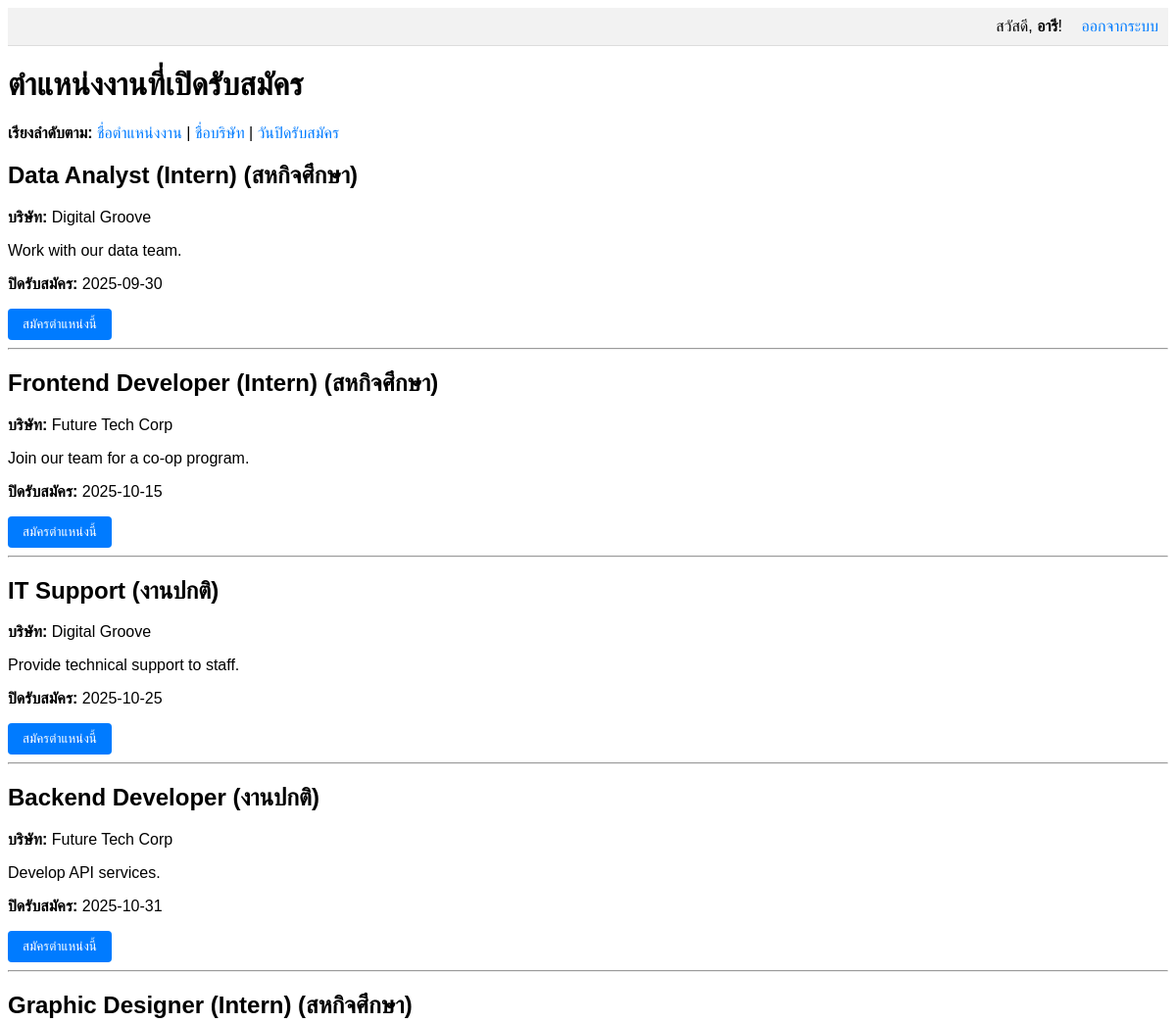
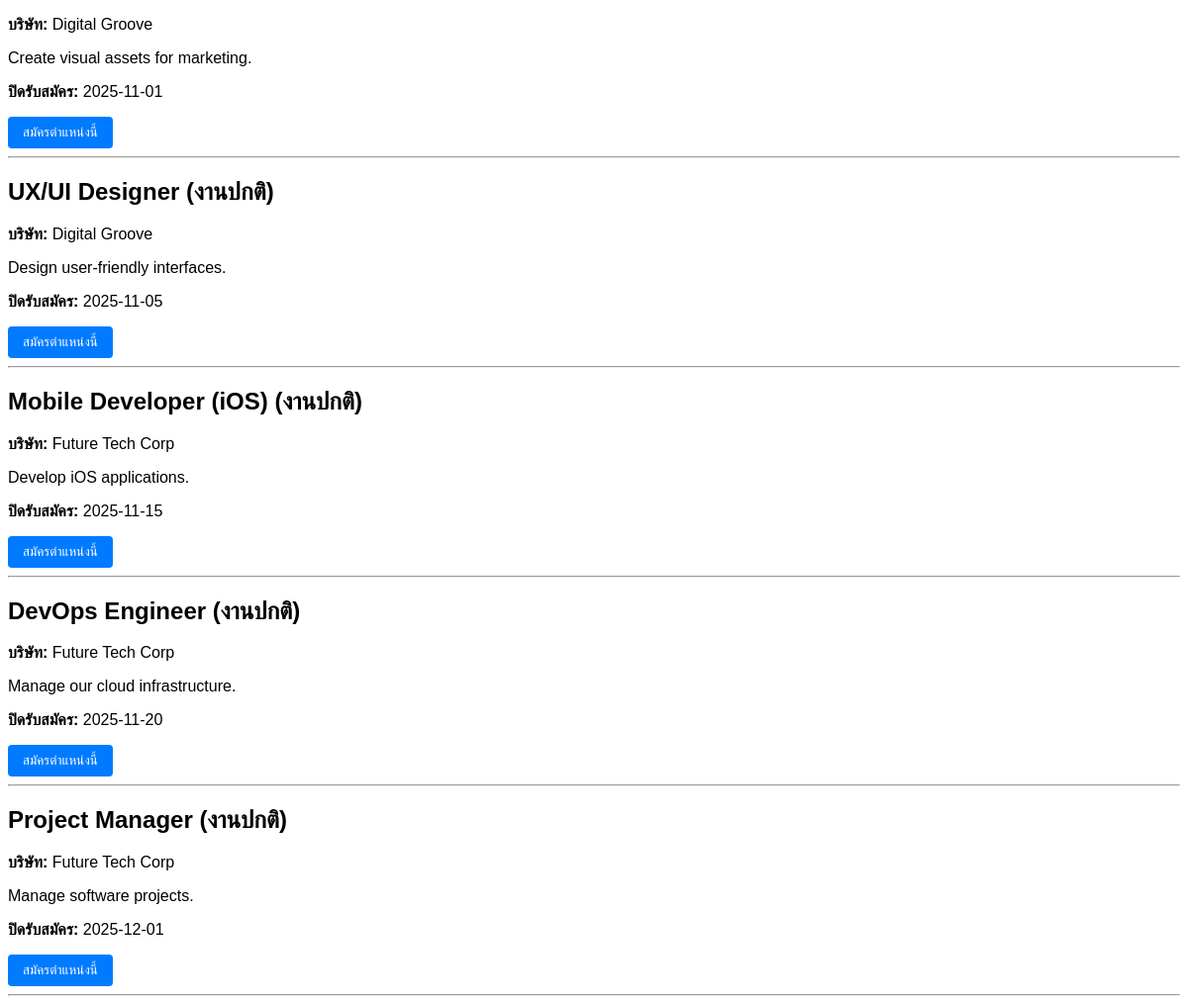
/index.php (signed in), run on the app's committed database (2 pictures, top to bottom).
### tables this page shows
CREATE TABLE `jobs` (
  `job_id` int(8) UNSIGNED ZEROFILL NOT NULL,
  `title` varchar(255) NOT NULL,
  `description` text,
  `company_id` int(8) UNSIGNED ZEROFILL NOT NULL,
  `deadline` date NOT NULL,
  `status` enum('เปิด','ปิด') NOT NULL DEFAULT 'เปิด',
  `type` enum('งานปกติ','สหกิจศึกษา') NOT NULL
);

CREATE TABLE `companies` (
  `company_id` int(8) UNSIGNED ZEROFILL NOT NULL,
  `name` varchar(255) NOT NULL,
  `email` varchar(100) NOT NULL,
  `location` varchar(255) DEFAULT NULL
);

### controllers/JobController.php (called while the page is built, shortened)
<?php
require_once 'models/Job.php';
class JobController {
    public function listJobs() {
        $database = new Database();
        $db = $database->getConnection();
        $job = new Job($db);
        $job->updateExpiredJobsStatus();
        $sortBy = isset($_GET['sort']) ? $_GET['sort'] : 'deadline';
        $stmt = $job->getOpenJobs($sortBy);
        require_once 'views/jobs_list.php';
    }
}
?>

### models/Job.php (called while the page is built, shortened)
<?php
class Job {
    private $conn;
    private $table_name = "jobs";
    public function __construct($db) {
        $this->conn = $db;
    }
    public function getOpenJobs($sortBy = 'deadline', $sortOrder = 'ASC') {
        $allowedSortBy = ['title', 'company_name', 'deadline'];
        $query = "SELECT j.job_id, j.title, j.description, j.deadline, j.type, c.name as company_name
                FROM " . $this->table_name . " j
                LEFT JOIN companies c ON j.company_id = c.company_id
                WHERE j.status = 'เปิด' AND j.deadline >= CURDATE()
                ORDER BY " . $sortBy . " " . $sortOrder;
        $stmt = $this->conn->prepare($query);
        $stmt->execute();
        return $stmt;
    }
}
?>

### views/jobs_list.php (the view, shortened to what this page needs)
<!DOCTYPE html>
<html>
<head>
</head>
<body>
    <div class="user-nav">
        <?php if (isset($_SESSION['candidate_id'])) : ?>
            <span>สวัสดี, <strong><?php echo htmlspecialchars($_SESSION['first_name']); ?></strong>!</span>
            <a href="index.php?action=logout" style="margin-left: 15px;">ออกจากระบบ</a>
        <?php else : ?>
            <a href="index.php?action=login">เข้าสู่ระบบ</a>
        <?php endif; ?>
    </div>
    <h1>ตำแหน่งงานที่เปิดรับสมัคร</h1>
    <div style="margin-bottom: 20px;">
        <strong>เรียงลำดับตาม:</strong>
        <a href="index.php?sort=title">ชื่อตำแหน่งงาน</a> |
        <a href="index.php?sort=company_name">ชื่อบริษัท</a> |
        <a href="index.php?sort=deadline">วันปิดรับสมัคร</a>
    </div>
    <?php while ($row = $stmt->fetch(PDO::FETCH_ASSOC)) :
        extract($row);
    ?>
        <div>
            <h2><?php echo htmlspecialchars($title); ?> (<?php echo htmlspecialchars($type); ?>)</h2>
            <p><strong>บริษัท:</strong> <?php echo htmlspecialchars($company_name); ?></p>
            <p><?php echo htmlspecialchars($description); ?></p>
            <p><strong>ปิดรับสมัคร:</strong> <?php echo $deadline; ?></p>
            <form action="index.php?action=apply" method="POST" style="display: inline;">
                <button type="submit">สมัครตำแหน่งนี้</button>
            </form>
            <hr>
        </div>
    <?php endwhile; ?>
</body>
</html>

### index.php (shortened to what this page needs)
<?php
$current_action = isset($_GET['action']) ? $_GET['action'] : 'listJobs';
$action = $current_action;
require_once 'controllers/JobController.php';
$controller = new JobController();
switch ($action) {
    default:
        $controller->listJobs();
        break;
}
?>

### views/jobs_list.php (style rules this page uses)
body { font-family: sans-serif; }
a { text-decoration: none; color: #007bff; }
button { cursor: pointer; padding: 8px 15px; border: none; border-radius: 4px; background-color: #007bff; color: white; }
.user-nav { text-align: right; padding: 10px; background-color: #f2f2f2; margin-bottom: 20px; border-bottom: 1px solid #ddd; }

### data on the page
jobs: title "Data Analyst (Intern)", type "สหกิจศึกษา", company.name "Digital Groove", description "Work with our data team.", deadline "2025-09-30"
jobs: title "Frontend Developer (Intern)", type "สหกิจศึกษา", company.name "Future Tech Corp", description "Join our team for a co-op program.", deadline "2025-10-15"
jobs: title "IT Support", type "งานปกติ", company.name "Digital Groove", description "Provide technical support to staff.", deadline "2025-10-25"
jobs: title "Backend Developer", type "งานปกติ", company.name "Future Tech Corp", description "Develop API services.", deadline "2025-10-31"
jobs: title "Graphic Designer (Intern)", type "สหกิจศึกษา", company.name "Digital Groove", description "Create visual assets for marketing.", deadline "2025-11-01"
jobs: title "UX/UI Designer", type "งานปกติ", company.name "Digital Groove", description "Design user-friendly interfaces.", deadline "2025-11-05"
jobs: title "Mobile Developer (iOS)", type "งานปกติ", company.name "Future Tech Corp", description "Develop iOS applications.", deadline "2025-11-15"
jobs: title "DevOps Engineer", type "งานปกติ", company.name "Future Tech Corp", description "Manage our cloud infrastructure.", deadline "2025-11-20"
jobs: title "Project Manager", type "งานปกติ", company.name "Future Tech Corp", description "Manage software projects.", deadline "2025-12-01"

### other printed values
$_SESSION['first_name'] "อารี"
